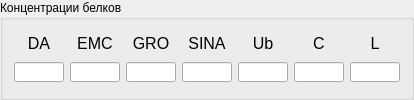
      <widget class="QGroupBox" name="groupBox">
       <property name="title">
        <string>Концентрации белков</string>
       </property>
       <layout class="QGridLayout" name="gridLayout">
        <item row="0" column="0">
         <widget class="QLabel" name="label">
          <property name="minimumSize">
           <size>
            <width>22</width>
            <height>16</height>
           </size>
          </property>
          <property name="maximumSize">
           <size>
            <width>50</width>
            <height>16</height>
           </size>
          </property>
          <property name="font">
           <font>
            <pointsize>12</pointsize>
           </font>
          </property>
          <property name="text">
           <string>DA</string>
          </property>
          <property name="alignment">
           <set>Qt::AlignCenter</set>
          </property>
         </widget>
        </item>
        <item row="0" column="1">
         <widget class="QLabel" name="label_2">
          <property name="maximumSize">
           <size>
            <width>50</width>
            <height>16777215</height>
           </size>
          </property>
          <property name="font">
           <font>
            <pointsize>12</pointsize>
           </font>
          </property>
          <property name="text">
           <string>EMC</string>
          </property>
          <property name="alignment">
           <set>Qt::AlignCenter</set>
          </property>
         </widget>
        </item>
        <item row="0" column="2">
         <widget class="QLabel" name="label_3">
          <property name="maximumSize">
           <size>
            <width>50</width>
            <height>16</height>
           </size>
          </property>
          <property name="font">
           <font>
            <pointsize>12</pointsize>
           </font>
          </property>
          <property name="text">
           <string>GRO</string>
          </property>
          <property name="alignment">
           <set>Qt::AlignCenter</set>
          </property>
         </widget>
        </item>
        <item row="0" column="3">
         <widget class="QLabel" name="label_4">
          <property name="maximumSize">
           <size>
            <width>50</width>
            <height>19</height>
           </size>
          </property>
          <property name="font">
           <font>
            <pointsize>12</pointsize>
           </font>
          </property>
          <property name="text">
           <string>SINA</string>
          </property>
          <property name="alignment">
           <set>Qt::AlignCenter</set>
          </property>
         </widget>
        </item>
        <item row="0" column="4">
         <widget class="QLabel" name="label_5">
          <property name="maximumSize">
           <size>
            <width>50</width>
            <height>19</height>
           </size>
          </property>
          <property name="font">
           <font>
            <pointsize>12</pointsize>
           </font>
          </property>
          <property name="text">
           <string>Ub</string>
          </property>
          <property name="alignment">
           <set>Qt::AlignCenter</set>
          </property>
         </widget>
        </item>
        <item row="0" column="5">
         <widget class="QLabel" name="label_6">
          <property name="minimumSize">
           <size>
            <width>10</width>
            <height>19</height>
           </size>
          </property>
          <property name="maximumSize">
           <size>
            <width>50</width>
            <height>16777215</height>
           </size>
          </property>
          <property name="font">
           <font>
            <pointsize>12</pointsize>
           </font>
          </property>
          <property name="text">
           <string>C</string>
          </property>
          <property name="alignment">
           <set>Qt::AlignCenter</set>
          </property>
         </widget>
        </item>
        <item row="0" column="6">
         <widget class="QLabel" name="label_7">
          <property name="maximumSize">
           <size>
            <width>50</width>
            <height>16</height>
           </size>
          </property>
          <property name="font">
           <font>
            <pointsize>12</pointsize>
           </font>
          </property>
          <property name="text">
           <string>L</string>
          </property>
          <property name="alignment">
           <set>Qt::AlignCenter</set>
          </property>
         </widget>
        </item>
        <item row="1" column="0">
         <widget class="QLineEdit" name="lineEdit_D">
          <property name="maximumSize">
           <size>
            <width>50</width>
            <height>20</height>
           </size>
          </property>
         </widget>
        </item>
        <item row="1" column="1">
         <widget class="QLineEdit" name="lineEdit_E">
          <property name="maximumSize">
           <size>
            <width>50</width>
            <height>20</height>
           </size>
          </property>
         </widget>
        </item>
        <item row="1" column="2">
         <widget class="QLineEdit" name="lineEdit_G">
          <property name="maximumSize">
           <size>
            <width>50</width>
            <height>20</height>
           </size>
          </property>
         </widget>
        </item>
        <item row="1" column="3">
         <widget class="QLineEdit" name="lineEdit_S">
          <property name="maximumSize">
           <size>
            <width>50</width>
            <height>20</height>
           </size>
          </property>
         </widget>
        </item>
        <item row="1" column="4">
         <widget class="QLineEdit" name="lineEdit_U">
          <property name="maximumSize">
           <size>
            <width>50</width>
            <height>20</height>
           </size>
          </property>
         </widget>
        </item>
        <item row="1" column="5">
         <widget class="QLineEdit" name="lineEdit_C">
          <property name="maximumSize">
           <size>
            <width>50</width>
            <height>20</height>
           </size>
          </property>
         </widget>
        </item>
        <item row="1" column="6">
         <widget class="QLineEdit" name="lineEdit_L">
          <property name="maximumSize">
           <size>
            <width>50</width>
            <height>20</height>
           </size>
          </property>
         </widget>
        </item>
       </layout>
      </widget>
